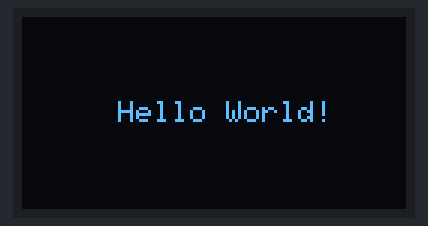
Recording of a sketch running on a simulated Arduino Uno, built with avr-gcc and run on an emulated ATmega328P. Shown: 128×64 one-colour display. The OLED is the two-colour kind (top 16 rows yellow).

Above: at 0.1 s.
At 5.1 s:
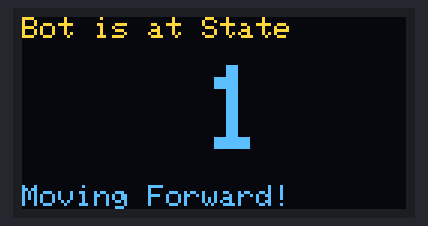
At 13.63 s:
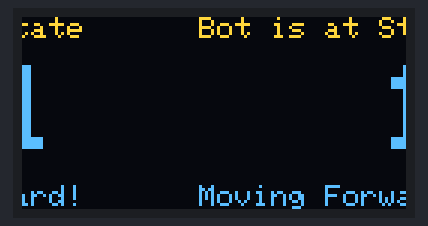
At 22.33 s:
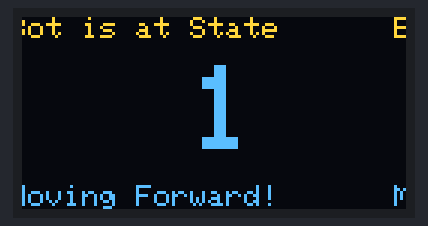
At 31.03 s:
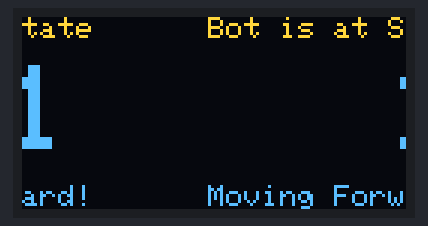
At 39.73 s:
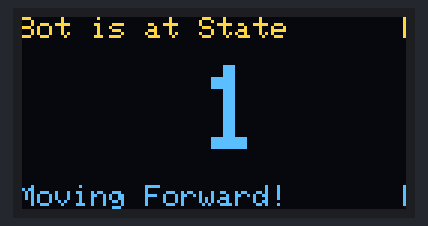

The sketch:

OLED_DisplayTest.ino
```cpp
#include <SPI.h>
#include <Wire.h>
#include <Adafruit_GFX.h>
#include <Adafruit_SSD1306.h>

#define SCREEN_WIDTH 128 // OLED display width, in pixels
#define SCREEN_HEIGHT 64 // OLED display height, in pixels

// Declaration for SSD1306 display connected using I2C
#define OLED_RESET     -1 // Reset pin # (or -1 if sharing Arduino reset pin)
#define SCREEN_ADDRESS 0x3C
Adafruit_SSD1306 display(SCREEN_WIDTH, SCREEN_HEIGHT, &Wire, OLED_RESET);

void setup()
{
  Serial.begin(9600);

  // initialize the OLED object
  if(!display.begin(SSD1306_SWITCHCAPVCC, SCREEN_ADDRESS)) {
    Serial.println(F("SSD1306 allocation failed"));
    for(;;); // Don't proceed, loop forever
  }

  // Clear the buffer.
  display.clearDisplay();

  // Display Text
  display.setTextSize(1);
  display.setTextColor(WHITE);
  display.setCursor(32,28);
  display.println("Hello World!");
  display.display();
  delay(5000);
  display.clearDisplay();

  display.setCursor(0,0);
  display.setTextSize(1);
  display.println("Bot is at State");
  display.println("");

  display.setCursor(60, 16);
  display.setTextSize(4);
  display.println("1");

  display.setTextSize(1);
  display.println("");
  display.println("Moving Forward!");
  display.display();
  display.startscrollright(0x00, 0x00);
}

void loop() {
}
```
